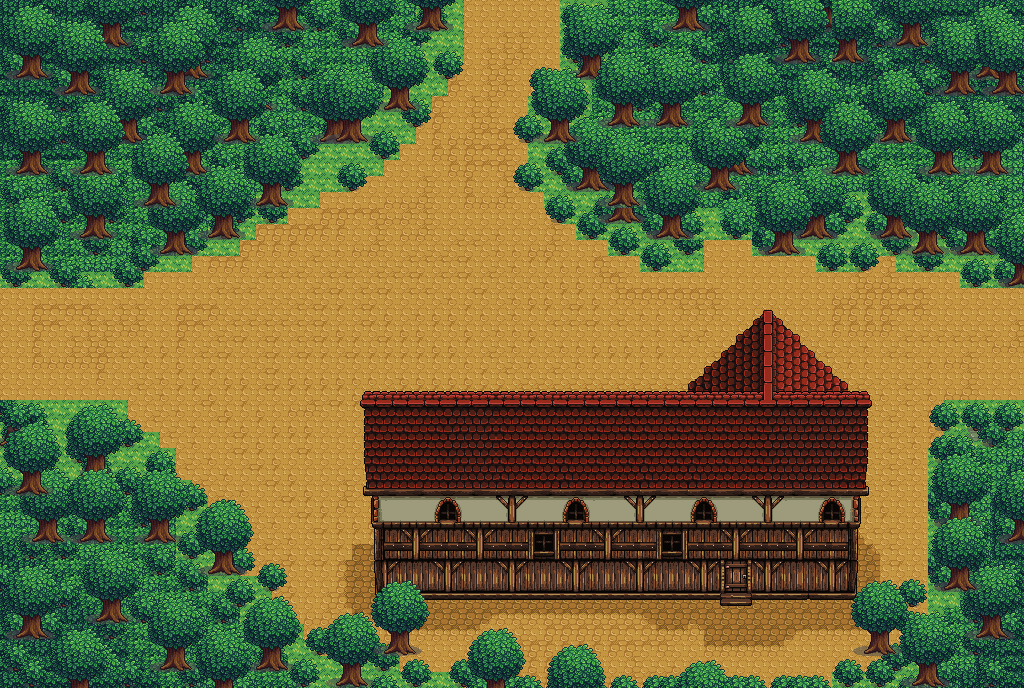

Rendered tile map (Tiled .tmx) drawn with the repository's tilesets; below, a short description and the map source with its tile grids summarised:
An orthogonal 64x43 tile map with 16x16 px tiles, 6 tile layers (Calque de Tuiles 1, Calque de Tuiles 2, Calque de Tuiles 3, Calque de Tuiles 4, ...), 4 tilesets and 58 objects (47x walls).

<map version="1.10" tiledversion="1.11.2" orientation="orthogonal" renderorder="right-down" width="64" height="43" tilewidth="16" tileheight="16" infinite="0" nextlayerid="9" nextobjectid="68">
 <tileset firstgid="1" source="../tileset/Dungeon_Autotiles.tsx" />
 <tileset firstgid="301" source="../tileset/objects_demo.tsx" />
 <tileset firstgid="1325" source="../tileset/houses.tsx" />
 <tileset firstgid="5421" source="../tileset/Objects.tsx" />
 <layer id="1" name="Calque de Tuiles 1" width="64" height="43">
  <data>[2752 cells, 2752 non-empty, 35 distinct tile ids]</data>
 </layer>
 <layer id="2" name="Calque de Tuiles 2" width="64" height="43">
  <data>[2752 cells, 1166 non-empty, 221 distinct tile ids]</data>
 </layer>
 <layer id="5" name="Calque de Tuiles 3" width="64" height="43">
  <data>[2752 cells, 329 non-empty, 5 distinct tile ids]</data>
 </layer>
 <layer id="6" name="Calque de Tuiles 4" width="64" height="43">
  <data>[2752 cells, 898 non-empty, 27 distinct tile ids]</data>
 </layer>
 <layer id="7" name="Calque de Tuiles 5" width="64" height="43">
  <data>[2752 cells, 498 non-empty, 24 distinct tile ids]</data>
 </layer>
 <layer id="8" name="Calque de Tuiles 6" width="64" height="43">
  <data>[2752 cells, 44 non-empty, 24 distinct tile ids]</data>
 </layer>
 <objectgroup id="4" name="Walls">
  <object id="1" type="walls" x="372.017" y="397.165" width="483.882" height="200.317" />
  <object id="4" type="walls" x="-4.33586" y="1.73434" width="313.966" height="203.319" />
  <object id="5" type="walls" x="418.833" y="22.2657" width="36.7874" height="72.9601" />
  <object id="6" type="walls" x="361.427" y="21.4212" width="54.8823" height="119.945" />
  <object id="7" type="walls" x="136.727" y="201.717" width="104.639" height="51.5541" />
  <object id="8" type="walls" x="23.1177" y="204.131" width="125.429" height="80.6243" />
  <object id="9" type="walls" x="262.753" y="-3.46869" width="200.317" height="67.3121" />
  <object id="10" type="walls" x="558.459" y="-0.867172" width="462.203" height="24.7419" />
  <object id="11" type="walls" x="1005.92" y="-2.60152" width="17.3434" height="288.768" />
  <object id="12" type="walls" x="941.76" y="400.001" width="82.3748" height="286.8" />
  <object id="13" type="walls" x="0" y="672.058" width="1024.13" height="14.7419" />
  <object id="16" type="walls" x="-0.867172" y="400.766" width="17.3434" height="283.432" />
  <object id="17" type="walls" x="-1.73434" y="133.544" width="21.6793" height="152.622" />
  <object id="19" type="walls" x="14.7419" y="420.578" width="12.1404" height="146.552" />
  <object id="20" type="walls" x="312.546" y="19.015" width="45.945" height="172.317" />
  <object id="21" type="walls" x="-22.5465" y="518.138" width="250.56" height="177.334" />
  <object id="22" type="walls" x="207.662" y="581.098" width="76.3111" height="104.108" />
  <object id="23" type="walls" x="292.966" y="640.316" width="92.351" height="47.9525" />
  <object id="24" type="walls" x="18.0702" y="434.529" width="139.171" height="87.1631" />
  <object id="25" type="walls" x="15.6641" y="398.576" width="110.6" height="64.1707" />
  <object id="26" type="walls" x="930.842" y="417.825" width="93.2884" height="269.842" />
  <object id="27" type="walls" x="998.115" y="534.178" width="28.6167" height="150.021" />
  <object id="28" type="walls" x="873.242" y="0.867172" width="150.888" height="40.7571" />
  <object id="29" type="walls" x="531.022" y="74.2182" width="476.241" height="123.093" />
  <object id="30" type="walls" x="608.506" y="199.78" width="399.624" height="52.3586" />
  <object id="32" type="walls" x="559.861" y="17.8748" width="450.319" height="55.2106" />
  <object id="33" x="757.041" y="312.182" width="23.4136" height="83.2485" />
  <object id="35" x="783.056" y="358.142" width="36.4212" height="39.0227" />
  <object id="36" x="784.791" y="336.463" width="13.8748" height="21.6793" />
  <object id="37" x="820.345" y="381.556" width="26.0152" height="15.6091" />
  <object id="38" x="715.417" y="356.408" width="40.7571" height="39.8899" />
  <object id="39" x="736.229" y="337.33" width="26.0152" height="21.6793" />
  <object id="40" x="686.8" y="379.821" width="33.8197" height="17.3434" />
  <object id="41" x="702.409" y="368.548" width="19.0778" height="13.8748" />
  <object id="42" x="727.557" y="348.603" width="11.2732" height="10.4061" />
  <object id="43" x="747.502" y="326.924" width="14.7419" height="12.1404" />
  <object id="44" type="walls" x="578.188" y="188.821" width="31.624" height="51.3586" />
  <object id="45" type="walls" x="551.188" y="171.321" width="31.624" height="51.3586" />
  <object id="47" type="walls" x="640.688" y="243.321" width="40.624" height="29.3586" />
  <object id="48" type="walls" x="819.688" y="244.321" width="40.624" height="29.3586" />
  <object id="49" type="walls" x="898.688" y="243.321" width="103.624" height="29.3586" />
  <object id="50" type="walls" x="960.188" y="276.321" width="53.624" height="12.3586" />
  <object id="51" type="walls" x="88.188" y="242.321" width="103.624" height="29.3586" />
  <object id="52" type="walls" x="185.188" y="194.321" width="103.624" height="29.3586" />
  <object id="53" type="walls" x="279.188" y="146.321" width="103.624" height="29.3586" />
  <object id="54" type="walls" x="96.188" y="487.321" width="103.624" height="29.3586" />
  <object id="55" type="walls" x="467.188" y="638.321" width="55.624" height="43.3586" />
  <object id="56" type="walls" x="547.188" y="653.321" width="48.624" height="29.3586" />
  <object id="57" type="walls" x="326.188" y="620.321" width="42.624" height="29.3586" />
  <object id="58" type="walls" x="903.188" y="618.321" width="25.624" height="51.3586" />
  <object id="60" x="381.163" y="580.083" width="570.554" height="106.011" />
  <object id="61" type="walls" x="76.2" y="421.415" width="63.6" height="44.1707" />
  <object id="62" type="walls" x="174.7" y="500.915" width="63.6" height="44.1707" />
  <object id="63" type="walls" x="187.2" y="516.415" width="63.6" height="68.6707" />
  <object id="64" type="walls" x="220.7" y="563.915" width="63.6" height="44.1707" />
  <object id="65" type="walls" x="279.7" y="621.415" width="63.6" height="44.1707" />
  <object id="66" type="walls" x="231.2" y="603.915" width="63.6" height="44.1707" />
  <object id="67" type="walls" x="111.2" y="447.915" width="63.6" height="44.1707" />
 </objectgroup>
</map>
